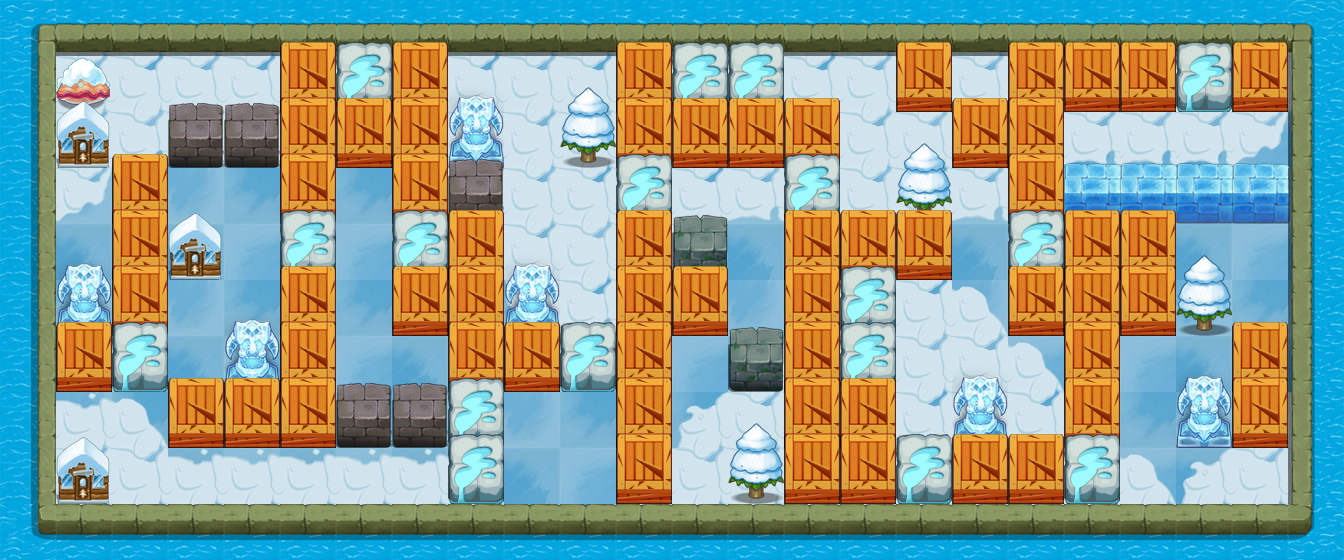

This game map was drawn from its Tiled (.tmx) file and the tilesets committed beside it. A one-line description and the trimmed map source follow:
An orthogonal 24x10 tile map with 56x56 px tiles, 4 tile layers (collidableLayer, backgroundLayer, floor, stoneLayer), 23 tilesets and 15 objects (soldier_pos).

<map version="1.0" orientation="orthogonal" width="24" height="10" tilewidth="56" tileheight="56">
 <tileset firstgid="1" name="lv3_bcmap_base" tilewidth="56" tileheight="56">
  <image source="图块资源/lv3/lv3_bcmap_base.png" width="112" height="112" />
 </tileset>
 <tileset firstgid="5" name="lv3_beike" tilewidth="56" tileheight="60">
  <image source="图块资源/lv3/lv3_beike.png" width="56" height="60" />
 </tileset>
 <tileset firstgid="6" name="lv3_bei" tilewidth="56" tileheight="69">
  <image source="图块资源/lv3/lv3_bei.png" width="56" height="69" />
 </tileset>
 <tileset firstgid="7" name="lv3_dafangzi2" tilewidth="56" tileheight="177">
  <image source="图块资源/lv3/lv3_dafangzi2.png" width="224" height="177" />
 </tileset>
 <tileset firstgid="11" name="lv3_house" tilewidth="56" tileheight="67">
  <image source="图块资源/lv3/lv3_house.png" width="56" height="67" />
 </tileset>
 <tileset firstgid="12" name="lv3_dafangzi" tilewidth="56" tileheight="197">
  <image source="图块资源/lv3/lv3_dafangzi.png" width="168" height="197" />
 </tileset>
 <tileset firstgid="15" name="lv3_ice2" tilewidth="56" tileheight="68">
  <image source="图块资源/lv3/lv3_ice2.png" width="56" height="68" />
 </tileset>
 <tileset firstgid="16" name="lv3_xueqiu" tilewidth="56" tileheight="65">
  <image source="图块资源/lv3/lv3_xueqiu.png" width="56" height="65" />
 </tileset>
 <tileset firstgid="17" name="lv3_diaoxiang" tilewidth="56" tileheight="82">
  <image source="图块资源/lv3/lv3_diaoxiang.png" width="56" height="82" />
 </tileset>
 <tileset firstgid="18" name="lv3_stone1" tilewidth="56" tileheight="65">
  <image source="图块资源/lv3/lv3_stone1.png" width="56" height="65" />
 </tileset>
 <tileset firstgid="19" name="lv3_stone2" tilewidth="56" tileheight="65">
  <image source="图块资源/lv3/lv3_stone2.png" width="56" height="65" />
 </tileset>
 <tileset firstgid="20" name="lv3_tree" tilewidth="56" tileheight="81">
  <image source="图块资源/lv3/lv3_tree.png" width="56" height="81" />
 </tileset>
 <tileset firstgid="21" name="lv3_xuedi1" tilewidth="56" tileheight="56">
  <image source="图块资源/lv3/lv3_xuedi1.png" width="560" height="280" />
 </tileset>
 <tileset firstgid="71" name="lv3_xuedi2" tilewidth="56" tileheight="56">
  <image source="图块资源/lv3/lv3_xuedi2.png" width="280" height="280" />
 </tileset>
 <tileset firstgid="96" name="lv3_xueniaoxiang" tilewidth="56" tileheight="205">
  <image source="图块资源/lv3/lv3_xueniaoxiang.png" width="168" height="205" />
 </tileset>
 <tileset firstgid="99" name="lv3_xueren" tilewidth="56" tileheight="71">
  <image source="图块资源/lv3/lv3_xueren.png" width="56" height="71" />
 </tileset>
 <tileset firstgid="100" name="lv3_zhuankuai1" tilewidth="58" tileheight="61">
  <image source="图块资源/lv3/lv3_zhuankuai1.png" width="58" height="61" />
 </tileset>
 <tileset firstgid="101" name="riever" tilewidth="56" tileheight="56">
  <image source="图块资源/lv3/riever.png" width="56" height="728" />
 </tileset>
 <tileset firstgid="114" name="tile_box" tilewidth="56" tileheight="70">
  <image source="图块资源/lv3/tile_box.png" width="112" height="70" />
  <tile id="1">
   <properties>
    <property name="type" value="box" />
   </properties>
  </tile>
 </tileset>
 <tileset firstgid="116" name="wl1" tilewidth="56" tileheight="64">
  <image source="图块资源/lv3/wl1.png" width="56" height="64" />
 </tileset>
 <tileset firstgid="117" name="wl2" tilewidth="56" tileheight="53">
  <image source="图块资源/lv3/wl2.png" width="56" height="53" />
 </tileset>
 <tileset firstgid="118" name="wl3" tilewidth="44" tileheight="65">
  <image source="图块资源/lv3/wl3.png" width="44" height="65" />
 </tileset>
 <tileset firstgid="119" name="meta_tiles" tilewidth="56" tileheight="56">
  <image source="图块资源/lv3/meta_tiles.png" width="112" height="56" />
  <tile id="0">
   <properties>
    <property name="move" value="false" />
   </properties>
  </tile>
  <tile id="1">
   <properties>
    <property name="move" value="true" />
   </properties>
  </tile>
 </tileset>
 <layer name="collidableLayer" width="24" height="10">
  <data>[240 cells, 240 non-empty, 2 distinct tile ids]</data>
 </layer>
 <layer name="backgroundLayer" width="24" height="10">
  <data>[240 cells, 240 non-empty, 4 distinct tile ids]</data>
 </layer>
 <layer name="floor" width="24" height="10">
  <data>[240 cells, 170 non-empty, 21 distinct tile ids]</data>
 </layer>
 <layer name="stoneLayer" width="24" height="10">
  <data>[240 cells, 166 non-empty, 17 distinct tile ids]</data>
 </layer>
 <objectgroup name="soldierObjects" width="24" height="10">
  <object name="soldier_pos" x="112" y="56" width="56" height="56" />
 </objectgroup>
 <objectgroup name="enemyObject" width="24" height="10">
  <object x="896" y="336" width="56" height="56">
   <properties>
    <property name="enemyType" value="11" />
   </properties>
  </object>
  <object x="168" y="280" width="56" height="56">
   <properties>
    <property name="enemyType" value="12" />
   </properties>
  </object>
  <object x="336" y="280" width="56" height="56">
   <properties>
    <property name="enemyType" value="11" />
   </properties>
  </object>
  <object x="280" y="448" width="56" height="56">
   <properties>
    <property name="enemyType" value="9" />
   </properties>
  </object>
  <object x="504" y="168" width="56" height="56">
   <properties>
    <property name="enemyType" value="13" />
   </properties>
  </object>
  <object x="560" y="392" width="56" height="56">
   <properties>
    <property name="enemyType" value="8" />
   </properties>
  </object>
  <object x="728" y="168" width="56" height="56">
   <properties>
    <property name="enemyType" value="10" />
   </properties>
  </object>
  <object x="840" y="112" width="56" height="56">
   <properties>
    <property name="enemyType" value="10" />
   </properties>
  </object>
  <object x="1176" y="112" width="56" height="56">
   <properties>
    <property name="enemyType" value="13" />
   </properties>
  </object>
  <object x="1120" y="336" width="56" height="56">
   <properties>
    <property name="enemyType" value="12" />
   </properties>
  </object>
 </objectgroup>
 <objectgroup name="groundObject" width="24" height="10">
  <object x="224" y="224" width="56" height="56">
   <properties>
    <property name="type" value="pangxie" />
   </properties>
  </object>
  <object x="392" y="336" width="56" height="56">
   <properties>
    <property name="type" value="pangxie" />
   </properties>
  </object>
  <object x="952" y="224" width="56" height="56">
   <properties>
    <property name="type" value="pangxie" />
   </properties>
  </object>
  <object x="560" y="224" width="56" height="56">
   <properties>
    <property name="type" value="pangxie" />
   </properties>
  </object>
 </objectgroup>
</map>
